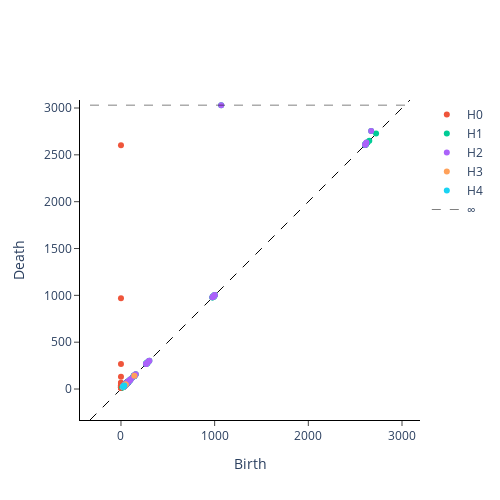

Here is the notebook cell this chart was saved with:
### Code cell
from gtda.plotting import plot_diagram
i = 7  # range 0- 97，是队伍
plot_diagram(diagrams[i])

### Figure 1 — Plotly figure (JSON) as saved in the notebook; plotly's stock layout.template omitted (floating-point values rounded to 4 significant figures; data arrays with more than 128 entries replaced by an {"elided": "..."} marker saying what was removed)
{"data": [{"hoverinfo": "none", "line": {"color": "black", "dash": "dash", "width": 1}, "mode": "lines", "showlegend": false, "type": "scatter", "x": [-330.6, 3085.0], "y": [-330.6, 3085.0]}, {"hoverinfo": "text", "hovertext": ["(0.0, 2603.495849609375)", "(0.0, 970.37890625)", "(0.0, 266.0269775390625)", "(0.0, 130.6083221435547)", "(0.0, 67.9455795288086)", "(0.0, 63.28474044799805)", "(0.0, 53.9873161315918)", "(0.0, 53.261558532714844)", "(0.0, 44.9946403503418)", "(0.0, 39.441566467285156)", "(0.0, 37.25537109375)", "(0.0, 33.419700622558594)", "(0.0, 33.40863800048828)", "(0.0, 32.291648864746094)", "(0.0, 29.93122673034668)", "(0.0, 29.612897872924805)", "(0.0, 23.23151206970215)", "(0.0, 19.88373374938965)", "(0.0, 17.649459838867188)", "(0.0, 15.588375091552734)", "(0.0, 15.115741729736328)", "(0.0, 13.39726448059082)", "(0.0, 13.19167423248291)", "(0.0, 11.937186241149902)"], "mode": "markers", "name": "H0", "type": "scatter", "x": [0, 0, 0, 0, 0, 0, 0, 0, 0, 0, 0, 0, 0, 0, 0, 0, 0, 0, 0, 0, 0, 0, 0, 0], "y": [2603.0, 970.4, 266.0, 130.6, 67.95, 63.28, 53.99, 53.26, 44.99, 39.44, 37.26, 33.42, 33.41, 32.29, 29.93, 29.61, 23.23, 19.88, 17.65, 15.59, 15.12, 13.4, 13.19, 11.94]}, {"hoverinfo": "text", "hovertext": {"elided": "276 str values"}, "mode": "markers", "name": "H1", "type": "scatter", "x": {"elided": "276 float values"}, "y": {"elided": "276 float values"}}, {"hoverinfo": "text", "hovertext": {"elided": "129 str values"}, "mode": "markers", "name": "H2", "type": "scatter", "x": {"elided": "129 float values"}, "y": {"elided": "129 float values"}}, {"hoverinfo": "text", "hovertext": ["(35.65380600047779, 37.064635352653646)", "(24.86256245061717, 25.317882381862358)", "(24.09316202470643, 24.33942329400694)", "(24.16550063941367, 24.32496040485763)", "(49.486738549984665, 49.59312688443652)", "(24.134747262922986, 24.184355358330507)", "(22.824439471888557, 22.853929572330102)", "(37.0280030280993, 37.05412491402782)", "(48.239794936633324, 48.24799255831524)", "(40.50470935908416, 40.51274259937526)", "(25.65134339989175, 25.657284060238872)", "(25.632335142449865, 25.634832249363615)", "(25.540492161651382, 25.542915068789696)", "(43.39823607796602, 43.399969986644145)", "(24.39021049923104, 24.39166158537255)", "(142.7650205124818, 142.7650424725948)", "(49.6116525361544, 49.61165253615441)"], "mode": "markers", "name": "H3", "type": "scatter", "x": [35.65, 24.86, 24.09, 24.17, 49.49, 24.13, 22.82, 37.03, 48.24, 40.5, 25.65, 25.63, 25.54, 43.4, 24.39, 142.8, 49.61], "y": [37.06, 25.32, 24.34, 24.32, 49.59, 24.18, 22.85, 37.05, 48.25, 40.51, 25.66, 25.63, 25.54, 43.4, 24.39, 142.8, 49.61]}, {"hoverinfo": "text", "hovertext": ["(35.653806000477786, 37.065689773143596)", "(24.862562450617165, 25.31788238186236)", "(25.786320000431438, 25.877292778985765)", "(24.47290045181639, 24.51527522800039)"], "mode": "markers", "name": "H4", "type": "scatter", "x": [35.65, 24.86, 25.79, 24.47], "y": [37.07, 25.32, 25.88, 24.52]}, {"hoverinfo": "none", "line": {"color": "black", "dash": "dash", "width": 0.5}, "mode": "lines", "name": "∞", "showlegend": true, "type": "scatter", "x": [-330.6, 3085.0], "y": [3030.0, 3030.0]}], "layout": {"height": 500, "plot_bgcolor": "white", "width": 500, "xaxis": {"autorange": false, "exponentformat": "e", "linecolor": "black", "linewidth": 1, "mirror": false, "range": [-330.6, 3085.0], "showexponent": "all", "showline": true, "side": "bottom", "ticks": "outside", "title": {"text": "Birth"}, "type": "linear", "zeroline": true}, "yaxis": {"autorange": false, "exponentformat": "e", "linecolor": "black", "linewidth": 1, "mirror": false, "range": [-330.6, 3085.0], "scaleanchor": "x", "scaleratio": 1, "showexponent": "all", "showline": true, "side": "left", "ticks": "outside", "title": {"text": "Death"}, "type": "linear", "zeroline": true}}}
